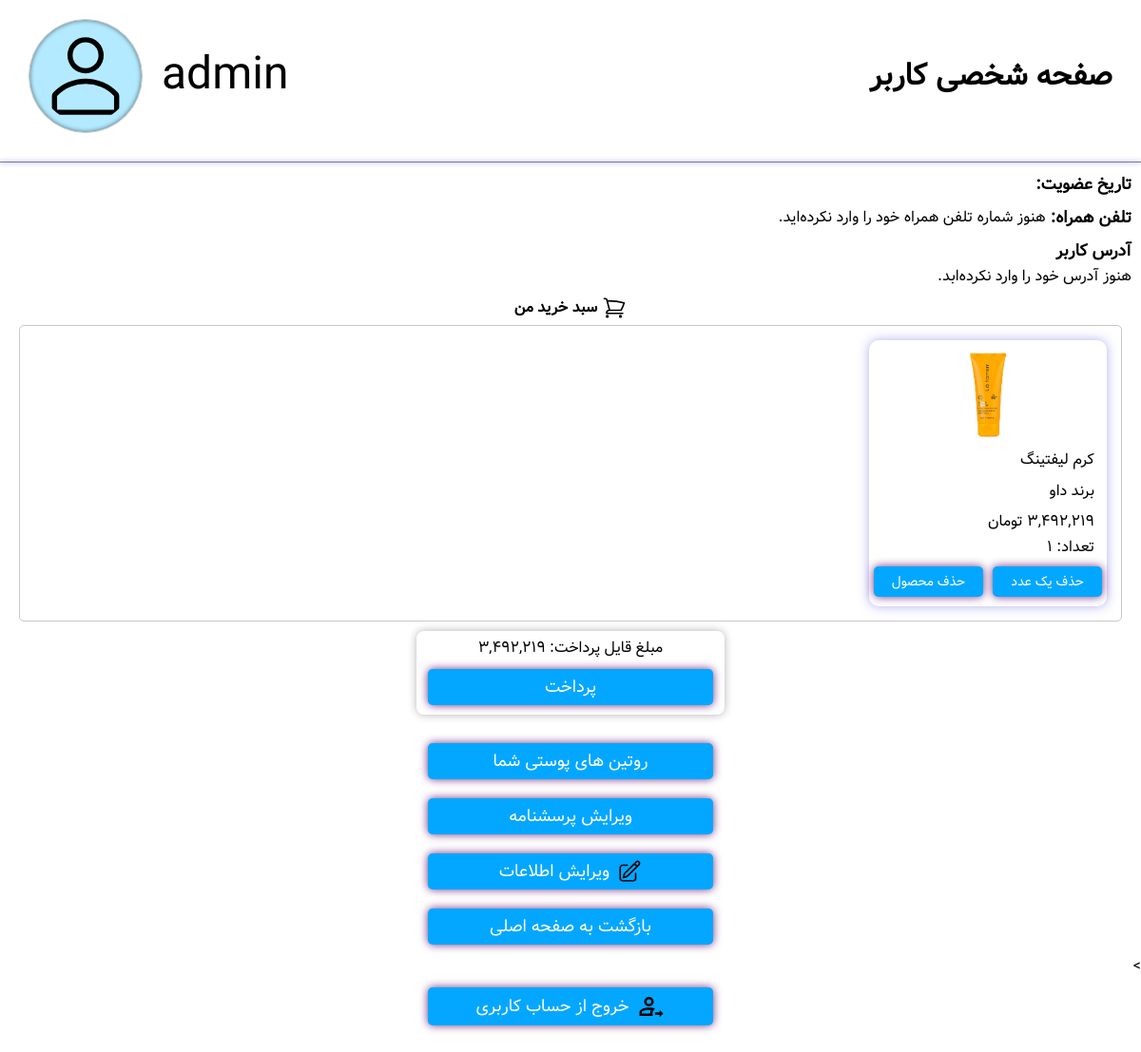
The app's page /profiles/profile/ (signed in), older data.
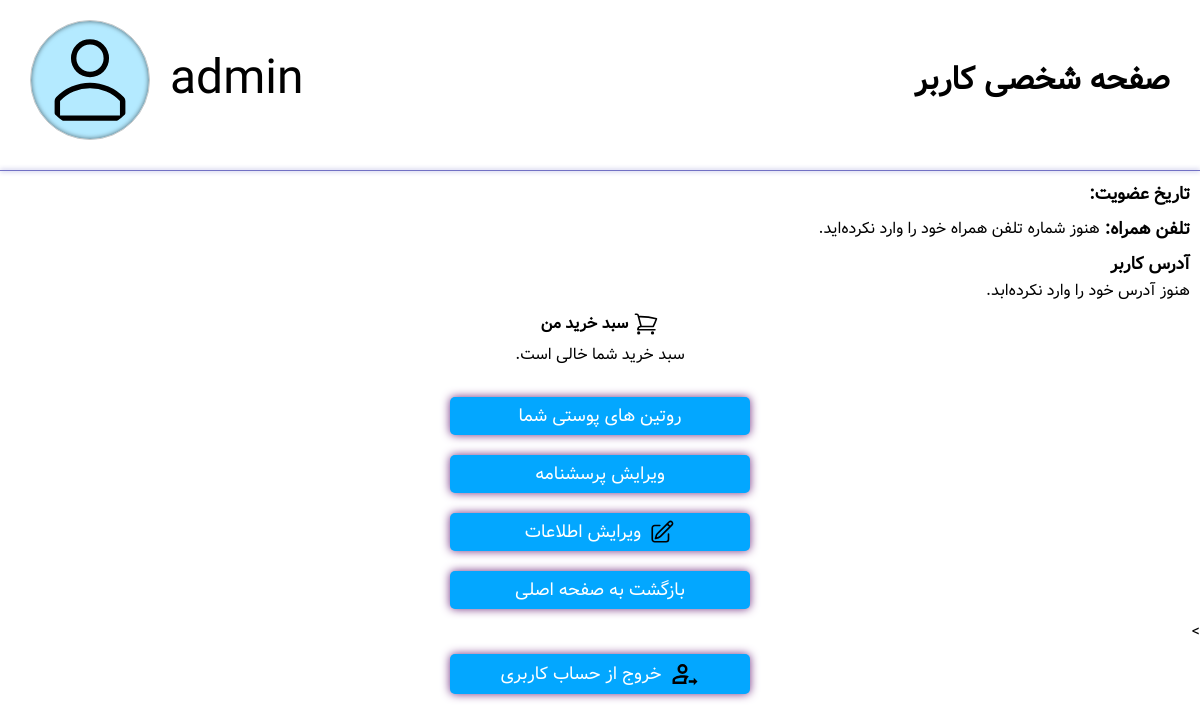
The same page, newer data.
### profiles/models.py (models this page shows, shortened)
class ShoppingCartItem(models.Model):
    user = models.ForeignKey(User, on_delete=models.CASCADE, related_name='shopping_cart_items')
    product = models.ForeignKey(Product, on_delete=models.CASCADE)
    quantity = models.PositiveIntegerField(default=1)
    added_at = models.DateTimeField(auto_now_add=True)
    def total_price(self):
        return self.product.price * self.quantity

### mainpage/models.py (models this page shows, shortened)
class Product(models.Model):
    NAMES = [
        'کرم مرطوب‌کننده', 'ضدآفتاب', 'کرم شب', 'تونر روشن‌کننده', 'ژل شستشوی صورت',
        'کرم ضدلک', 'ماسک زغالی', 'سرم ویتامین C', 'اسکراب قهوه', 'کرم دور چشم',
        'پاک‌کننده آرایش دوفاز', 'میست صورت آبرسان', 'کرم لیفتینگ', 'سرم رتینول',
        'آمپول بازسازی‌کننده', 'کرم ضدجوش', 'فوم پاک‌کننده', 'ژل آبرسان سبک',
        'اسنس مغذی', 'پچ زیر چشم طلا'
    ]
    NAMES_EN = [
        'Moisturizing Cream', 'Sunscreen', 'Night Cream', 'Brightening Toner', 'Facial Cleansing Gel',
        'Anti-Spot Cream', 'Charcoal Mask', 'Vitamin C Serum', 'Coffee Scrub', 'Eye Cream',
        'Biphasic Makeup Remover', 'Hydrating Facial Mist', 'Lifting Cream', 'Retinol Serum',
        'Rebuilding Ampoule', 'Anti-Acne Cream', 'Foam Cleanser', 'Light Hydrating Gel',
        'Nourishing Essence', 'Gold Under-Eye Patch'
    ]
    BRANDS = [
        'سینره', 'نوتروژینا', 'لورآل', 'نیوآ', 'گارنیه',
        'لاروش پوزای', 'سی‌گل', 'داو', 'فلورمار', 'ثمین',
        'اون', 'بلومه', 'استی لادر', 'ادیپیرن', 'دکتر راشل',
        'مَیبلین', 'بیودرما', 'اوردینری', 'کامان', 'الارو'
    ]
    CATEGORY_CHOICES = [
        ('cleanser', 'پاک‌کننده'),
        ('toner', 'تونر'),
        ('serum', 'سرم'),
        ('moisturizer', 'مرطوب‌کننده'),
        ('sunscreen', 'ضدآفتاب'),
        ('eye_cream', 'کرم دور چشم'),
        ('mask', 'ماسک صورت'),
        ('exfoliator', 'لایه‌بردار'),
        ('treatment', 'درمان متمرکز'),
        ('oil', 'روغن صورت'),
        ('mist', 'اسپری/میست صورت'),
        ('lip_care', 'مراقبت لب'),
        ('ampoule', 'آمپول'),
        ('essence', 'اسنس'),
        ('makeup_remover', 'پاک‌کننده آرایش'),
        ('spot_patch', 'پچ ضدجوش'),
    ]
    SKIN_TYPE_CHOICES = [
        ('dry', 'خشک'),
        ('oily', 'چرب'),
        ('sensitive', 'حساس'),
        ('combination', 'مختلط'),
        ('normal', 'نرمال'),
    ]
    SAMPLE_CONCERNS = [
        'جوانسازی', 'لک صورت', 'آکنه', 'خشکی پوست', 'چربی زیاد', 'التهاب', 'خط خنده', 'قرمزی', 'کدری', 'تیرگی دور چشم'
    ]
    name = models.CharField(max_length=100, verbose_name="نام")
    name_en = models.CharField(max_length=100)
    brand = models.CharField(max_length=100, verbose_name="برند")
    brand_en = models.CharField(max_length=100)
    category = models.CharField(max_length=20, choices=CATEGORY_CHOICES)
    skin_types = MultiSelectField(choices=SKIN_TYPE_CHOICES, max_length=100)
    concerns_targeted = models.JSONField()
    ingredients = models.JSONField(verbose_name="محتویات")
    price = models.PositiveIntegerField()
    rating = models.FloatField(default=0.0)
    image = models.ImageField(upload_to='product_images/', default='product_images/default.jpg')
    views = models.PositiveIntegerField(default=0, verbose_name="تعداد بازدید")
    likes = models.PositiveIntegerField(default=0)
    tags = models.JSONField()
    sales_count = models.PositiveIntegerField(default=0, verbose_name="تعداد فروش")
    created_at = models.DateTimeField(auto_now_add=True)
    description = models.TextField(blank=True, null=True, verbose_name='معرفی محصول')
    usage = models.TextField(blank=True, null=True, verbose_name='نحوه مصرف')
    suitable_for = models.CharField(max_length=255, blank=True, null=True, verbose_name='مناسب برای')

### profiles/views.py (the view)
# urls.py: path('profile/', views.profile_view, name='profile'),
@login_required
def profile_view(request):
    user = request.user
    profile = user.userprofile
    cart_items = ShoppingCartItem.objects.filter(user=user).select_related('product')
    if cart_items:
        total_shoppingcart_price = sum([item.total_price() for item in cart_items])
    else:
        total_shoppingcart_price = 0
    context = {
        'cart_items': cart_items,
        'total_shoppingcart_price': total_shoppingcart_price,
        'quiz_completed': user.skinprofile.quiz_completed
    }
    return render(request, 'profiles/profile.html', context)

### mainpage/templatetags/persian_filters.py (called while the page is built)
@register.filter(name='persian_numbers')
def persian_numbers(value):
    if not isinstance(value, str):
        value = str(value)
    return value.translate(EN_TO_FA)

### profiles/templatetags/persian_extras.py (called while the page is built)
@register.filter
def to_jalali(value):
    if not value:
        return ''
    try:
        jalali_date = jdatetime.datetime.fromgregorian(datetime=value)
        return jalali_date.strftime('%Y/%m/%d ساعت %H:%M')
    except:
        return value

### profiles/templates/profiles/profile.html (shortened to what this page needs)
{% load static %}
{% load humanize %}
{% load persian_filters %}
{% load persian_extras %}
{% load prof_star_rating %}
<!DOCTYPE html>
<html lang="fa" dir="rtl">
<head>
    <link rel="stylesheet" href="{% static 'profiles/css/style.css' %}">
    <link rel="stylesheet" href="{% static 'fontawesome/css/all.min.css' %}">
</head>
<body>
    <div class="container">
        <section class="prof_header">
            <h1>صفحه شخصی کاربر</h1>
            <div class="prof_pic_and_username">
                <span class="username">{{ user.username }}</span>
                {% if user.userprofile.profile_picture %}
                    <img class="prof_pic" src="{{ user.userprofile.profile_picture.url }}" alt="عکس پروفایل" width="120" height="120">
                {% else %}
                    <img class="prof_pic_default" src="{% static 'images/default.svg' %}" alt="عکس پیش‌فرض" width="120">
                {% endif %}
            </div>
        </section>
        <div class="prof_header_underline"></div>
        <section class="user-info">
            <div class="date_joined">
                <span class="user-info-header">تاریخ عضویت: </span>
            </div>
            <div class="phone_number_box">
                <span class="user-info-header">تلفن همراه:</span>
                {% if user.userprofile.phone_number %}
                    <p class="phone_number">{{ user.userprofile.phone_number|persian_numbers }}</p>
                {% else %}
                    <p>هنوز شماره تلفن همراه خود را وارد نکرده‌اید.</p>
                {% endif %}
            </div>
            <div class="address_box">
                <span class="user-info-header">آدرس کاربر</span>
                {% if user.userprofile.address %}
                    <p class="address">{{ user.userprofile.address }}</p>
                {% else %}
                    <p>هنوز آدرس خود را وارد نکرده‌ابد.</p>
                {% endif %}
            </div>
        </section>
        <section class="shopping_cart">
            <h2 class="shopping_cart_h2">
                سبد خرید من
            </h2>
            {% if cart_items %}
                <div class="cart_products">
                    {% for item in cart_items %}
                        <a href="{% url 'mainpage:product_detail' item.product.pk %}" class="product_card">
                            <div class="product_details">
                                <div class="product_image_div">
                                    <img src="{{ item.product.image.url }}" alt="عمس محصول" class="product_image">
                                </div>
                                <div class="product_info">
                                    <p class="product_name pp">{{ item.product.name }}</p>
                                    <p class="product_brand pp">برند {{ item.product.brand }}</p>
                                    <p class="product_price pp">{{ item.product.price|intcomma|persian_numbers }} تومان</p>
                                    <p class="product_quantity pp">تعداد: {{ item.quantity|persian_numbers }}</p>
                                </div>
                            </div>
                            <div class="cart_buttons">
                                <form action="{% url 'profiles:decrease_cart_item' item.product.id %}" method="post">
                                    <button type="submit" class="cart_button">حذف یک عدد</button>
                                </form>
                                <form action="{% url 'profiles:remove_cart_item' item.product.id %}" method="post">
                                    <button type="submit" class="cart_button">حذف محصول</button>
                                </form>
                            </div>
                        </a>
                    {% empty %}
                        <p>محصولی برای نمایش وجود ندارد.</p>
                    {% endfor %}
                </div>
                <div class="pay_box">
                    <p>مبلغ قایل پرداخت: {{ total_shoppingcart_price|intcomma|persian_numbers }}</p>
                    <form class="pay_button" method="post" action="{% url 'profiles:buy_products' %}">
                        <button type="submit">پرداخت</button>
                    </form>
                </div>
            {% else %}
                <span>سبد خرید شما خالی است.</span>
            {% endif %}
        </section>
        <button onclick="window.location.href='{% url 'profiles:user_routines' %}'">روتین های پوستی شما</button>
        <button class="btn" type="button" onclick="window.location.href='{% url 'quiz:quiz_from_prof' %}'">
            {% if not quiz_completed %}
                تکمیل پرسشنامه
            {% else %}
                ویرایش پرسشنامه
            {% endif %}
        </button>
        <button class="edit_info" type="button" onclick="window.location.href='{% url 'profiles:editprofile' %}'">
            ویرایش اطلاعات
        </button>
        <button onclick="window.location.href='{% url 'mainpage:mainpage' %}'">بازگشت به صفحه اصلی</button>
        <form method="post" action="{% url 'mainpage:logout' %}">>
            <button type="submit" class="signout">
                خروج از حساب کاربری
            </button>
        </form>
    </div>
</body>
</html>

### profiles/static/profiles/css/style.css (style rules this page uses)
* { box-sizing: border-box; margin: 0; padding: 0; font-family: vazir; font-size: 16px; transition: all 200ms; color: black; }
h1 { font-size: 2rem; }
.container { width: 100%; max-width: 1360px; margin: 0 auto 32px; display: flex; flex-direction: column; gap: 10px; justify-content: center; align-items: center; }
.prof_header { width: 100%; padding: 20px 30px; display: flex; justify-content: space-between; align-items: center; }
.prof_pic_and_username { display: flex; align-items: center; gap: 20px; }
.prof_pic_default { padding: 10px; border: 1px solid rgb(200, 200, 200); box-shadow: inset 0 0 5px rgba(0,0,0,0.6); background-color: rgb(180, 234, 255); border-radius: 50%; }
.username { font-size: 3rem; }
.prof_header_underline { display: block; width: 100%; border-bottom: 1px solid rgb(114, 113, 196); box-shadow: 0 0 5px rgb(101, 99, 190); }
.user-info { width: 100%; padding: 0 10px; display: flex; flex-direction: column; align-items: flex-start; gap: 26px; }
.user-info-header { font-size: 1.1rem; font-weight: bold; }
.phone_number_box, .address_box, .date_joined { display: inline; width: 100%; }
.phone_number_box, .date_joined { margin-top: 0px; display: flex; gap: 5px; }
.phone_number_box, .address_box { margin-top: -18px; }
form { width: 100%; border-radius: 8px; }
button { width: 300px; font-size: 16px; background-color: #03a7ff; box-shadow: 0px 0px 10px rgb(114, 47, 128); border: none; color: white; font-size: 18px; padding: 5px 10px; border-radius: 5px; cursor: pointer; margin-top: 10px; transition: all 200ms; }
.shop_icon { width: 26px; }
.shopping_cart_h2 { font-size: 16px; display: flex; gap: 5px; }
.shopping_cart { display: flex; flex-direction: column; gap: 5px; justify-content: center; align-items: center; margin-top: -12px; width: 100%; padding: 10px 20px; }
.edit_info, .signout { display: flex; gap: 8px; align-items: center; justify-content: center; }
.edit_icon { width: 26px; height: 26px; }
.signout { margin: 0 auto; margin-top: 10px; }
.signout_icon { width: 30px; height: 30px; }

Row changes from the older to the newer data that the page shows:
removed ShoppingCartItem: product.image (placeholder picture), product.name "کرم لیفتینگ", product.brand "داو", quantity|persian_numbers "۱"
Text that changed along with them:
{{ total_shoppingcart_price|intcomma|persian_numbers }}: "۳,۴۹۲,۲۱۹" → (not shown)
text no longer shown: "مبلغ قایل پرداخت: پرداخت"
text now shown: "سبد خرید شما خالی است."
